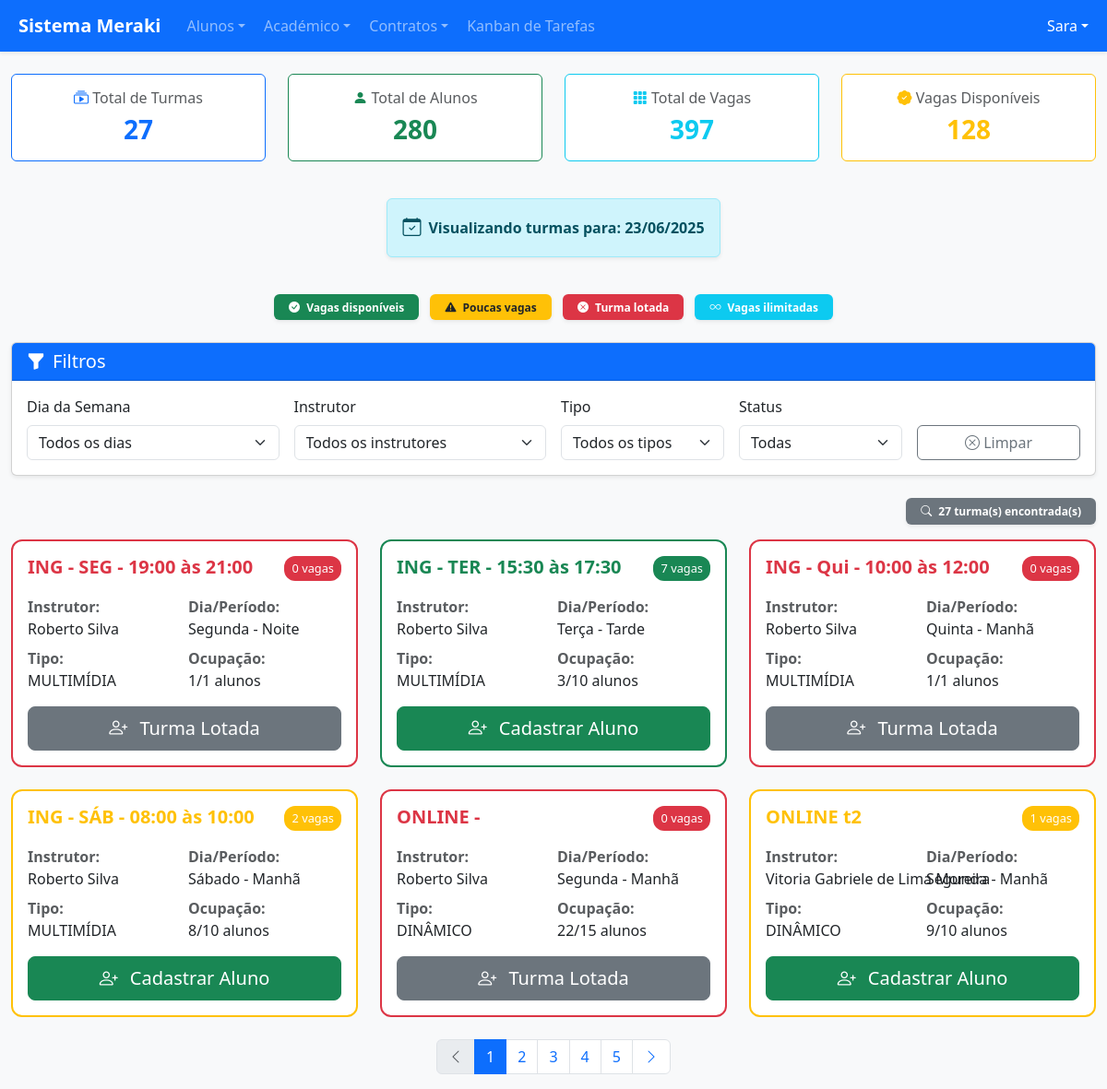
The app's page /mapa_turmas.php (signed in) with its own data.
### tables this page shows
CREATE TABLE `turmas` (
  `id` int(11) NOT NULL,
  `nome` varchar(100) NOT NULL,
  `instrutor_id` int(11) DEFAULT NULL,
  `vagas` int(11) DEFAULT NULL,
  `status` varchar(30) DEFAULT NULL,
  `dia_semana_id` int(11) DEFAULT NULL,
  `periodo_id` int(11) DEFAULT NULL,
  `tipo_id` int(11) DEFAULT NULL,
  `dia_semana` int(11) DEFAULT NULL,
  `periodo` int(11) DEFAULT NULL,
  `ultima_presenca_em` date DEFAULT NULL,
  `vagas_total` int(11) DEFAULT '0' COMMENT 'Número máximo de vagas na turma (0 = ilimitado)'
);

### mapa_turmas.php (the view, shortened to what this page needs)
<?php
require 'conexao.php';
function sanitizeFiltros(): array {
    $filtros = [
        'dia' => trim(filter_input(INPUT_GET, 'dia', FILTER_UNSAFE_RAW) ?: ''),
        'instrutor' => trim(filter_input(INPUT_GET, 'instrutor', FILTER_UNSAFE_RAW) ?: ''),
        'vagas' => trim(filter_input(INPUT_GET, 'vagas', FILTER_SANITIZE_FULL_SPECIAL_CHARS) ?: ''),
        'tipo' => trim(filter_input(INPUT_GET, 'tipo', FILTER_UNSAFE_RAW) ?: ''),
        'limpar' => filter_input(INPUT_GET, 'limpar', FILTER_VALIDATE_BOOLEAN)
    ];
    $filtros['dia'] = html_entity_decode(urldecode($filtros['dia']), ENT_QUOTES, 'UTF-8');
    $filtros['instrutor'] = html_entity_decode(urldecode($filtros['instrutor']), ENT_QUOTES, 'UTF-8');
    $filtros['tipo'] = html_entity_decode(urldecode($filtros['tipo']), ENT_QUOTES, 'UTF-8');
    return $filtros;
}
function carregarTurmas(PDO $pdo, array $filtros): array {
    $sql = "
        SELECT
            t.id,
            t.nome AS turma_nome,
            COALESCE(i.nome, 'Não definido') AS instrutor,
            COALESCE(d.nome, 'Não definido') AS dia,
            COALESCE(t.vagas_total, 0) AS vagas,
            COALESCE(tt.nome, 'Não definido') AS tipo,
            COALESCE(p.nome, 'Não definido') AS periodo,
            COUNT(at.aluno_id) AS total_alunos,
            t.ultima_presenca_em,
            CASE
                WHEN t.vagas_total = 0 THEN 'SEM_LIMITE'
                WHEN t.vagas_total > 0 AND COUNT(at.aluno_id) >= t.vagas_total THEN 'LOTADA'
                WHEN t.vagas_total > 0 AND (t.vagas_total - COUNT(at.aluno_id)) <= 2 THEN 'QUASE_LOTADA'
                WHEN t.vagas_total > 0 THEN 'DISPONIVEL'
                ELSE 'SEM_LIMITE'
            END as status_vagas_db
        FROM turmas t
        LEFT JOIN instrutores i ON t.instrutor_id = i.id
        LEFT JOIN dias_semana d ON t.dia_semana_id = d.id
        LEFT JOIN periodos p ON t.periodo_id = p.id
        LEFT JOIN tipos_turma tt ON t.tipo_id = tt.id
        LEFT JOIN alunos_turmas at ON t.id = at.turma_id AND at.ativo = 1
        LEFT JOIN alunos a ON at.aluno_id = a.id AND a.status IN ('Ativo', 'ativo')
        WHERE t.status = 'ativa'
    ";
    $params = [];
    $sql .= "
        GROUP BY t.id, t.nome, i.nome, d.nome, t.vagas_total, tt.nome, p.nome, t.ultima_presenca_em
        ORDER BY
            CASE tt.nome
                WHEN 'MULTIMÍDIA' THEN 1
                WHEN 'DINÂMICO' THEN 2
                ELSE 3
            END,
            CASE d.nome
                WHEN 'Segunda' THEN 1
                WHEN 'Terça' THEN 2
                WHEN 'Quarta' THEN 3
                WHEN 'Quinta' THEN 4
                WHEN 'Sexta' THEN 5
                WHEN 'Sábado' THEN 6
                WHEN 'Domingo' THEN 7
                ELSE 8
            END,
            t.nome
    ";
    try {
        $stmt = $pdo->prepare($sql);
        $stmt->execute($params);
        $turmas = $stmt->fetchAll(PDO::FETCH_ASSOC);
        return processarTurmas($turmas, $filtros);
    } catch (PDOException $e) {
        error_log("Erro ao carregar turmas: " . $e->getMessage());
        return ['turmas' => [], 'estatisticas' => [], 'erro' => $e->getMessage()];
    }
}
function processarTurmas(array $turmasRaw, array $filtros): array {
    $diaHoje = DIAS_SEMANA[date('w')];
    $turmasProcessadas = [];
    $estatisticas = [
        'total_turmas' => 0,
        'total_alunos' => 0,
        'total_vagas' => 0,
        'total_disponiveis' => 0
    ];
    foreach ($turmasRaw as $turma) {
        $turma = processarTurmaIndividual($turma, $diaHoje);
        $turmasProcessadas[] = $turma;
        $estatisticas['total_turmas']++;
        $estatisticas['total_alunos'] += (int)$turma['total_alunos'];
        if ((int)$turma['vagas'] > 0) {
            $estatisticas['total_vagas'] += (int)$turma['vagas'];
            $estatisticas['total_disponiveis'] += (int)$turma['vagas_numericas'];
        }
    }
    return [
        'turmas' => $turmasProcessadas,
        'estatisticas' => $estatisticas
    ];
}
function aplicarFiltroVagas(array $turma, string $filtroVagas): bool {
    if (empty($filtroVagas)) {
        return true;
    }
    return true;
}
function processarTurmaIndividual(array $turma, string $diaHoje): array {
    $vagas = (int)$turma['vagas'];
    $alunos = (int)$turma['total_alunos'];
    if ($vagas == 0) {
        $turma['disponiveis'] = 'Ilimitado';
        $turma['vagas_numericas'] = 999;
    } else {
        $turma['disponiveis'] = max(0, $vagas - $alunos);
        $turma['vagas_numericas'] = $turma['disponiveis'];
    }
    $turma['hoje'] = ($turma['dia'] === $diaHoje);
    if (isset($turma['status_vagas_db'])) {
        $turma['status_vagas'] = strtolower(str_replace('_', '-', $turma['status_vagas_db']));
    }
    switch ($turma['status_vagas']) {
        case 'lotada':
            $turma['card_class'] = 'danger';
            break;
        case 'quase-lotada':
            $turma['card_class'] = 'warning';
            break;
        case 'disponivel':
            $turma['card_class'] = 'success';
            break;
    }
    return $turma;
}
$filtros = sanitizeFiltros();
$dadosTurmas = carregarTurmas($pdo, $filtros);
$turmas = $dadosTurmas['turmas'];
$estatisticas = $dadosTurmas['estatisticas'];
?>
<!DOCTYPE html>
<html lang="pt-BR">
<head>
    <link rel="stylesheet" href="https://cdn.jsdelivr.net/npm/bootstrap@5.3.0/dist/css/bootstrap.min.css">
    <link rel="stylesheet" href="https://cdn.jsdelivr.net/npm/bootstrap-icons@1.10.0/font/bootstrap-icons.css">
</head>
<body class="bg-light">
    <?php if (file_exists('nav.php')) include 'nav.php'; ?>
    <main class="container-fluid mt-4">
        <section class="row text-center mb-4" aria-label="Resumo geral das turmas">
            <div class="col-md-3 col-sm-6 mb-3">
                <div class="card border-primary h-100">
                    <div class="card-body">
                        <h6 class="text-muted mb-2">
                            <i class="bi bi-collection-play text-primary"></i>
                            Total de Turmas
                        </h6>
                        <h3 class="text-primary fw-bold mb-0">
                            <?= number_format($estatisticas['total_turmas']) ?>
                        </h3>
                    </div>
                </div>
            </div>
            <div class="col-md-3 col-sm-6 mb-3">
                <div class="card border-success h-100">
                    <div class="card-body">
                        <h6 class="text-muted mb-2">
                            <i class="bi bi-person-fill text-success"></i>
                            Total de Alunos
                        </h6>
                        <h3 class="text-success fw-bold mb-0">
                            <?= number_format($estatisticas['total_alunos']) ?>
                        </h3>
                    </div>
                </div>
            </div>
            <div class="col-md-3 col-sm-6 mb-3">
                <div class="card border-info h-100">
                    <div class="card-body">
                        <h6 class="text-muted mb-2">
                            <i class="bi bi-grid-3x3-gap-fill text-info"></i>
                            Total de Vagas
                        </h6>
                        <h3 class="text-info fw-bold mb-0">
                            <?= number_format($estatisticas['total_vagas']) ?>
                        </h3>
                    </div>
                </div>
            </div>
            <div class="col-md-3 col-sm-6 mb-3">
                <div class="card border-warning h-100">
                    <div class="card-body">
                        <h6 class="text-muted mb-2">
                            <i class="bi bi-patch-check-fill text-warning"></i>
                            Vagas Disponíveis
                        </h6>
                        <h3 class="text-warning fw-bold mb-0">
                            <?= number_format($estatisticas['total_disponiveis']) ?>
                        </h3>
                    </div>
                </div>
            </div>
        </section>
        <div class="row justify-content-center mb-4">
            <div class="col-auto">
                <div class="alert alert-info d-flex align-items-center shadow-sm" role="alert">
                    <i class="bi bi-calendar-check me-2 fs-5"></i>
                    <strong>Visualizando turmas para: <?= date('d/m/Y') ?></strong>
                </div>
            </div>
        </div>
        <div class="row justify-content-center mb-4">
            <div class="col-auto">
                <span class="badge bg-success px-3 py-2 me-2 shadow-sm">
                    <i class="bi bi-check-circle-fill me-1"></i> Vagas disponíveis
                </span>
                <span class="badge bg-warning text-dark px-3 py-2 me-2 shadow-sm">
                    <i class="bi bi-exclamation-triangle-fill me-1"></i> Poucas vagas
                </span>
                <span class="badge bg-danger px-3 py-2 me-2 shadow-sm">
                    <i class="bi bi-x-circle-fill me-1"></i> Turma lotada
                </span>
                <span class="badge bg-info px-3 py-2 shadow-sm">
                    <i class="bi bi-infinity me-1"></i> Vagas ilimitadas
                </span>
            </div>
        </div>
        <section class="card shadow-sm mb-4">
            <div class="card-header bg-primary text-white">
                <h5 class="mb-0">
                    <i class="bi bi-funnel-fill me-2"></i>Filtros
                </h5>
            </div>
            <div class="card-body">
                <form class="row g-3 align-items-end" method="GET" id="filtro-form">
                    <div class="col-md-3">
                        <label for="filtro-dia" class="form-label">Dia da Semana</label>
                        <select name="dia" id="filtro-dia" class="form-select <?= !empty($filtros['dia']) ? 'filtro-ativo' : '' ?>">
                            <option value="">Todos os dias</option>
                        </select>
                    </div>
                    <div class="col-md-3">
                        <label for="filtro-instrutor" class="form-label">Instrutor</label>
                        <select name="instrutor" id="filtro-instrutor" class="form-select <?= !empty($filtros['instrutor']) ? 'filtro-ativo' : '' ?>">
                            <option value="">Todos os instrutores</option>
                        </select>
                    </div>
                    <div class="col-md-2">
                        <label for="filtro-tipo" class="form-label">Tipo</label>
                        <select name="tipo" id="filtro-tipo" class="form-select <?= !empty($filtros['tipo']) ? 'filtro-ativo' : '' ?>">
                            <option value="">Todos os tipos</option>
                        </select>
                    </div>
                    <div class="col-md-2">
                        <label for="filtro-vagas" class="form-label">Status</label>
                        <select name="vagas" id="filtro-vagas" class="form-select <?= !empty($filtros['vagas']) ? 'filtro-ativo' : '' ?>">
                            <option value="">Todas</option>
                        </select>
                    </div>
                    <div class="col-md-2">
                        <button type="button" class="btn btn-outline-secondary w-100" id="btn-limpar-filtros">
                            <i class="bi bi-x-circle"></i> Limpar
                        </button>
                    </div>
                </form>
            </div>
        </section>
        <?php if (count($turmas) > 0): ?>
            <div class="mb-3 text-end">
                <span class="badge bg-secondary px-3 py-2 shadow-sm">
                    <i class="bi bi-search me-1"></i>
                    <?= count($turmas) ?> turma(s) encontrada(s)
                </span>
            </div>
        <?php endif; ?>
        <div class="row row-cols-1 row-cols-md-2 row-cols-xl-3 g-4" id="cards-container">
            <?php foreach ($turmas as $index => $turma): ?>
                <div class="col card-entry animate-entry" style="animation-delay: <?= $index * 0.1 ?>s">
                    <div class="card card-turma h-100 border-<?= $turma['card_class'] ?> border-2">
                        <div class="card-body d-flex flex-column">
                            <div class="d-flex justify-content-between align-items-start mb-3">
                                <h5 class="card-title fw-bold text-<?= $turma['card_class'] ?> mb-0">
                                    <?= htmlspecialchars($turma['turma_nome']) ?>
                                </h5>
                                <div class="d-flex flex-column align-items-end">
                                    <span class="status-badge bg-<?= $turma['card_class'] ?> text-white">
                                        <?= is_numeric($turma['disponiveis']) ? $turma['disponiveis'] . ' vagas' : $turma['disponiveis'] ?>
                                    </span>
                                </div>
                            </div>
                            <div class="row g-2 mb-3 text-sm">
                                <div class="col-6">
                                    <strong class="text-muted">Instrutor:</strong><br>
                                    <span class="text-truncate"><?= htmlspecialchars($turma['instrutor']) ?></span>
                                </div>
                                <div class="col-6">
                                    <strong class="text-muted">Dia/Período:</strong><br>
                                    <span><?= htmlspecialchars($turma['dia']) ?> - <?= htmlspecialchars($turma['periodo']) ?></span>
                                </div>
                                <div class="col-6">
                                    <strong class="text-muted">Tipo:</strong><br>
                                    <span><?= htmlspecialchars($turma['tipo']) ?></span>
                                </div>
                                <div class="col-6">
                                    <strong class="text-muted">Ocupação:</strong><br>
                                    <span>
                                        <?= $turma['total_alunos'] ?>/<?=
                                            (int)$turma['vagas'] > 0 ? $turma['vagas'] : '∞'
                                        ?> alunos
                                    </span>
                                </div>
                            </div>
                            <div class="mt-auto">
                                <?php
                                    $podeMatricular = ($turma['status_vagas'] !== 'lotada');
                                    $textoBotao = $podeMatricular ? 'Cadastrar Aluno' : 'Turma Lotada';
                                    $classeBotao = $podeMatricular ? 'success' : 'secondary';
                                ?>
                                <a href="precadastro.php?turma_id=<?= urlencode($turma['id']) ?>"
                                   class="btn btn-<?= $classeBotao ?> btn-lg w-100"
                                   <?= !$podeMatricular ? 'onclick="return false;" style="cursor: not-allowed;"' : '' ?>>
                                    <i class="bi bi-person-plus me-2"></i>
                                    <?= $textoBotao ?>
                                </a>
                            </div>
                        </div>
                    </div>
                </div>
            <?php endforeach; ?>
        </div>
        <nav aria-label="Paginação de turmas" class="mt-4">
            <ul class="pagination justify-content-center" id="paginacao"></ul>
        </nav>
    </main>
</body>
</html>

### mapa_turmas.php (style rules this page uses)
.animate-entry { animation: slideInUp 0.6s ease-out forwards; opacity: 0; transform: translateY(30px); }
.card-turma { transition: all 0.3s ease; border-radius: 12px; overflow: hidden; }
.status-badge { font-size: 0.8em; padding: 4px 8px; border-radius: 12px; }

### records on screen
turmas: nome "ING - SEG - 19:00 às 21:00", disponiveis "0", instrutor "Roberto Silva", dia "Segunda", periodo "Noite", tipo "MULTIMÍDIA", total_alunos "1", vagas "1", textoBotao "Turma Lotada"
turmas: nome "ING - TER - 15:30 às 17:30", disponiveis "7", instrutor "Roberto Silva", dia "Terça", periodo "Tarde", tipo "MULTIMÍDIA", total_alunos "3", vagas "10", textoBotao "Cadastrar Aluno"
turmas: nome "ING - Qui - 10:00 às 12:00", disponiveis "0", instrutor "Roberto Silva", dia "Quinta", periodo "Manhã", tipo "MULTIMÍDIA", total_alunos "1", vagas "1", textoBotao "Turma Lotada"
turmas: nome "ING - SÁB - 08:00 às 10:00", disponiveis "2", instrutor "Roberto Silva", dia "Sábado", periodo "Manhã", tipo "MULTIMÍDIA", total_alunos "8", vagas "10", textoBotao "Cadastrar Aluno"
turmas: nome "ONLINE -", disponiveis "0", instrutor "Roberto Silva", dia "Segunda", periodo "Manhã", tipo "DINÂMICO", total_alunos "22", vagas "15", textoBotao "Turma Lotada"
turmas: nome "ONLINE t2", disponiveis "1", instrutor "Vitoria Gabriele de Lima Moreira", dia "Segunda", periodo "Manhã", tipo "DINÂMICO", total_alunos "9", vagas "10", textoBotao "Cadastrar Aluno"

### other values on screen
$_SESSION['usuario_nome'] "Sara"
$estatisticas['total_turmas'] "27"
$estatisticas['total_alunos'] "280"
$estatisticas['total_vagas'] "397"
$estatisticas['total_disponiveis'] "128"
count($turmas) "27"
